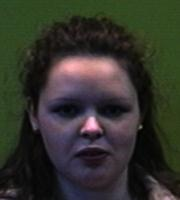
%> input picture Dataset Wajah/F14.13.jpg, 180 x 200 px; its folder holds only this picture in this run
$ octave GLCM.m   (GNU Octave 9; MATLAB toolbox functions it lacks are replaced by stand-ins)
%> lines starting %> are read from the running program, lines starting %| are printed output that depends on the picture; in (x1, y1, x2, y2) boxes, pixels count from 0 and x2, y2 are one past the last pixel; in counts of white or black regions, pixels touching at a corner belong together; the program's own positions count from 1
### cell2csv.m
function cell2csv(filename,cellArray,delimiter)
% Writes cell array content into a *.csv file.
%
% CELL2CSV(filename,cellArray,delimiter)
%
% filename      = Name of the file to save. [ i.e. 'text.csv' ]
% cellarray    = Name of the Cell Array where the data is in
% delimiter = seperating sign, normally:',' (it's default)
%
% by Sylvain Fiedler, KA, 2004
% modified by Rob Kohr, Rutgers, 2005 - changed to english and fixed delimiter
if nargin<3
    delimiter = ',';
end

datei = fopen(filename,'w');
for z=1:size(cellArray,1)
    for s=1:size(cellArray,2)

        var = eval(['cellArray{z,s}']);

        if size(var,1) == 0
            var = '';
        end

        if isnumeric(var) == 1
            var = num2str(var);
        end

        fprintf(datei,var);

        if s ~= size(cellArray,2)
            fprintf(datei,[delimiter]);
        end
    end
    fprintf(datei,'\n');
end
fclose(datei);

### GLCM.m
clc;clear;close all;

image_folder = 'Dataset Wajah';
filenames = dir(fullfile(image_folder, '*.jpg'));
total_object = numel(filenames);

rata = {1,2,3,4,5,6,7,8,'class'};
for n = 1:total_object
    name = filenames(n).name;
    for j=1:length(name)
        if name(j) == '.'
            break;
        end
    end
    class = name(1:j-1);
    %features(n+1,5) = cellstr(class);

    full_name= fullfile(image_folder, name);

    img = imread(full_name);
%> img is the input picture: size 200x180x3 uint8; mean R, G, B 51.5, 51.8, 44
    level = rgb2gray(img);
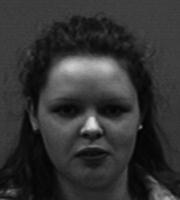
%> level: size 200x180 uint8; min 0, max 223, mean 50.8
    citraFace = histeq(level);
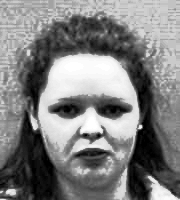
%> citraFace: size 200x180 uint8; min 0, max 255, mean 127.9
    citra = imbinarize(citraFace);
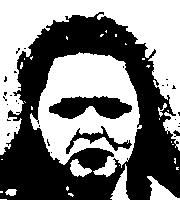
%> citra: size 200x180 logical; 50.5% white; 30 black regions (26 under 20 px), largest, box (x1, y1, x2, y2) and area: (0, 12, 180, 200) 15982, (49, 96, 132, 119) 1271, (66, 126, 132, 154) 436, (173, 130, 180, 137) 27

    %imshow(citrairis);
    offset_GLCM = [0 1; -1 1; -1 0; -1 -1];
    offset = [1*offset_GLCM ; 2*offset_GLCM; 3*offset_GLCM];
    [Grauwertmatrix, S] = graycomatrix(citra,'NumLevels', 2, 'GrayLimits', [], 'Offset',offset);
    GrauwertStats = graycoprops(Grauwertmatrix);
    rata(n+1,:) = {GrauwertStats.Contrast(1),GrauwertStats.Correlation(1),GrauwertStats.Energy(1),GrauwertStats.Homogeneity(1),GrauwertStats.Contrast(2),GrauwertStats.Correlation(2),GrauwertStats.Energy(2),GrauwertStats.Homogeneity(2),class};
end
imshow(citra);
filename = 'glcm_libari.csv';
cell2csv(filename,rata);
%> the loop in cell2csv, `for z=1:size(cellArray,1)` made 2 passes
save glcm_librari.mat;

$ run again, on Dataset Wajah/F2.8.jpg
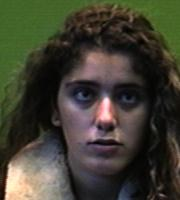
%> input picture Dataset Wajah/F2.8.jpg, 180 x 200 px
%> img is the input picture: size 200x180x3 uint8; mean R, G, B 65, 63.5, 49.9
%> `citraFace = histeq(level);`:
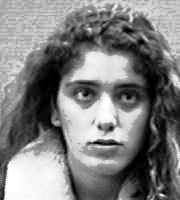
%> citraFace: size 200x180 uint8; min 0, max 255, mean 126.8
%> `citra = imbinarize(citraFace);`:
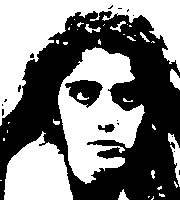
%> citra: size 200x180 logical; 49.8% white; 38 white regions (24 under 20 px), largest, box (x1, y1, x2, y2) and area: (0, 0, 180, 126) 7392, (58, 47, 145, 184) 6353, (4, 131, 73, 200) 3256
%> the loop in cell2csv, `for z=1:size(cellArray,1)` made 2 passes

$ run again, on Dataset Wajah/F3.17.jpg
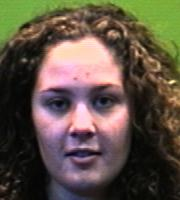
%> input picture Dataset Wajah/F3.17.jpg, 180 x 200 px
%> img is the input picture: size 200x180x3 uint8; mean R, G, B 95.3, 83.1, 70
%> `citraFace = histeq(level);`:
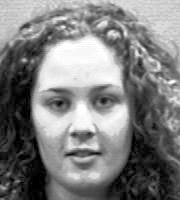
%> citraFace: size 200x180 uint8; min 0, max 255, mean 126.4
%> `citra = imbinarize(citraFace);`:
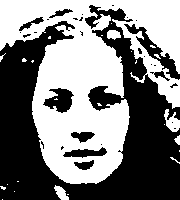
%> citra: size 200x180 logical; 49.6% white; 26 white regions (21 under 20 px), largest, box (x1, y1, x2, y2) and area: (0, 0, 180, 184) 17230, (164, 109, 180, 132) 206, (54, 185, 69, 200) 124, (107, 30, 121, 40) 105, (174, 135, 180, 145) 37
%> the loop in cell2csv, `for z=1:size(cellArray,1)` made 2 passes

$ run again, on Dataset Wajah/F15.1.jpg
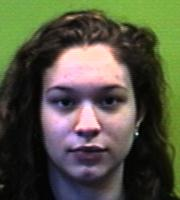
%> input picture Dataset Wajah/F15.1.jpg, 180 x 200 px
%> img is the input picture: size 200x180x3 uint8; mean R, G, B 85.1, 85.8, 67.1
%> `citraFace = histeq(level);`:
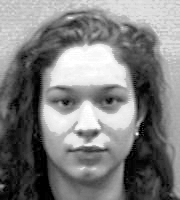
%> citraFace: size 200x180 uint8; min 0, max 255, mean 126.7
%> `citra = imbinarize(citraFace);`:
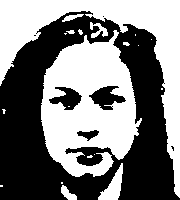
%> citra: size 200x180 logical; 49.4% white; 20 white regions (12 under 20 px), largest, box (x1, y1, x2, y2) and area: (41, 30, 142, 177) 8991, (0, 0, 180, 198) 7902, (98, 163, 123, 200) 416
%> the loop in cell2csv, `for z=1:size(cellArray,1)` made 2 passes
